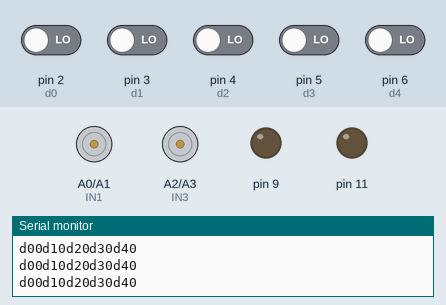
This sketch was run on a simulated Arduino Uno, built with avr-gcc and run on an emulated ATmega328P. On the bench: motor-driver pin pairs drawn as motors (green arrow = first pin HIGH = forward, orange = second pin HIGH = backward, longer = more drive), output pins drawn as LEDs (lit = HIGH), the last lines printed to the serial monitor. Inputs (shaded band) come from the test bench; at power-on: pin 2 (d0), pin 3 (d1), pin 4 (d2), pin 5 (d3), pin 6 (d4) LOW.

Above: at 1.2 s.
1.3 s: pin 2 (d0) driven HIGH
At 2.1 s:
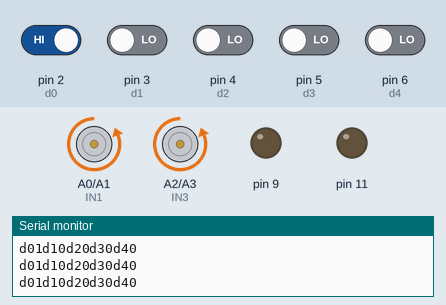
2.8 s: pin 5 (d3) driven HIGH
At 4.0 s:
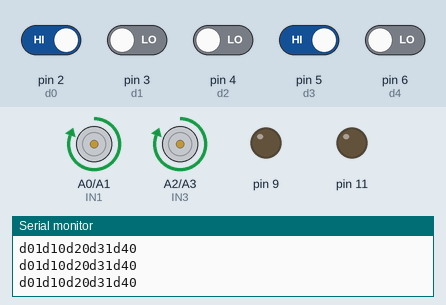
4.3 s: pin 5 (d3) driven LOW
At 4.7 s:
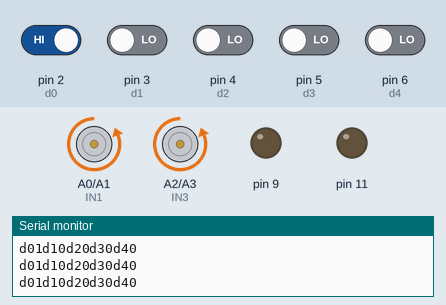
5.8 s: pin 6 (d4) driven HIGH
At 7.0 s:
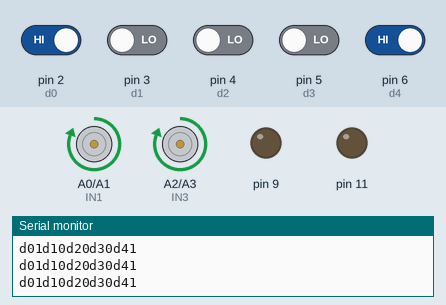
7.3 s: pin 6 (d4) driven LOW
At 7.7 s:
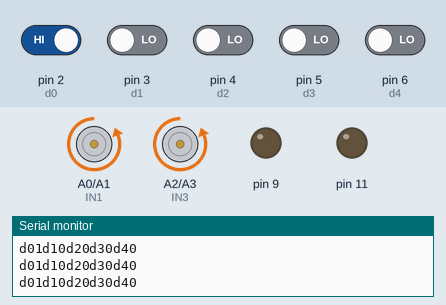
Timing chart, 0 to 10.3 s (numbered marks = the images above; inputs shaded):
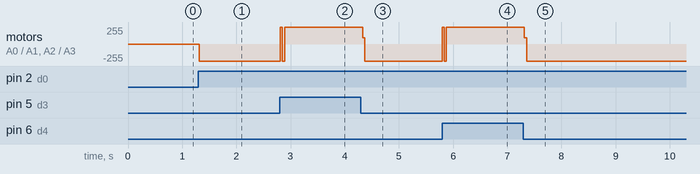

The sketch:

smzrtlx_code.ino
```cpp
int d0 = 2;
int d1 = 3;
int d2 = 4;
int d3 = 5;
int d4 = 6;
int IN1 = A0;
int IN2 = A1;
int IN3 = A2;
int IN4 = A3;
int ENA = 9;
int ENB = 11;

void setup() {
  Serial.begin(9600);
  pinMode(d0, INPUT);
  pinMode(d1, INPUT);
  pinMode(d2, INPUT);
  pinMode(d3, INPUT);
  pinMode(d4, INPUT);
  pinMode(A0, OUTPUT);
  pinMode(A1, OUTPUT);
  pinMode(A2, OUTPUT);
  pinMode(A3, OUTPUT);
  pinMode(11, OUTPUT);
  pinMode(9, OUTPUT);
}
void loop() {
  d0 = digitalRead(2);
  d1 = digitalRead(3);
  d2 = digitalRead(4);
  d3 = digitalRead(5);
  d4 = digitalRead(6);
  analogWrite(11, 0);
  analogWrite(9, 0);

  if (d2 == 1 || d3 == 1) {
    forward();
  }
  if (d0==1 || d1==1) {
    right();
  }
  if (d3==1 || d4==1) {
    left();
  }


  Serial.print("d0");
  Serial.print(d0);
  Serial.print("d1");
  Serial.print(d1);
  Serial.print("d2");
  Serial.print(d2);
  Serial.print("d3");
  Serial.print(d3);
  Serial.print("d4");
  Serial.println(d4);
}

void forward() {
  digitalWrite(IN1, 0);
  digitalWrite(IN2, 1);
  digitalWrite(IN3, 0);
  digitalWrite(IN4, 1);
}
void left() {
  digitalWrite(IN1, 1);
  digitalWrite(IN2, 0);
  digitalWrite(IN3, 1);
  digitalWrite(IN4, 0);
}
void right() {
  digitalWrite(IN1, 0);
  digitalWrite(IN2, 1);
  digitalWrite(IN3, 0);
  digitalWrite(IN4, 1);
}
```

Measured:
- after the input at 1.3 s, motor on A0 (IN1) / A1 (IN2), motor on A2 (IN3) / A3 (IN4): stopped → backward 255/255 at once
- after the input at 2.8 s, motor on A0 (IN1) / A1 (IN2), motor on A2 (IN3) / A3 (IN4): backward 255/255 → forward 255/255 at once
- after the input at 4.3 s, motor on A0 (IN1) / A1 (IN2), motor on A2 (IN3) / A3 (IN4): forward 255/255 → backward 255/255 at once
- after the input at 5.8 s, motor on A0 (IN1) / A1 (IN2), motor on A2 (IN3) / A3 (IN4): backward 255/255 → forward 255/255 at once
- after the input at 7.3 s, motor on A0 (IN1) / A1 (IN2), motor on A2 (IN3) / A3 (IN4): forward 255/255 → backward 255/255 at once
